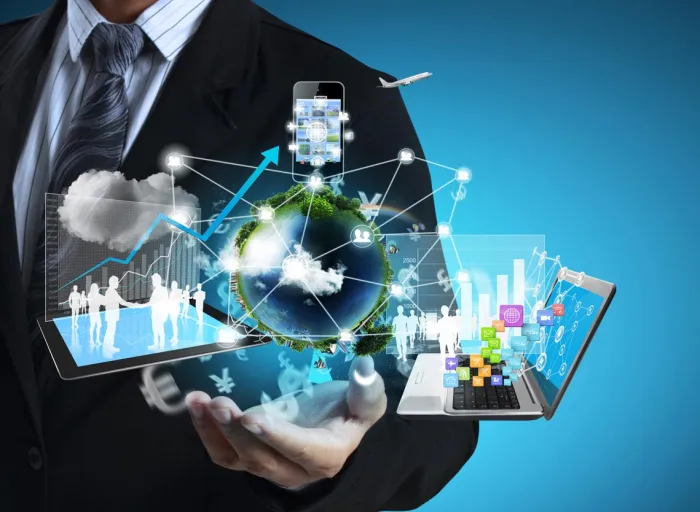
#> input picture S04/imagen.jpg, 700 x 512 px
$ python prueba.py
#> lines starting #> are read from the running program, lines starting #| are printed output that depends on the picture
import cv2

imagen = cv2.imread("imagen.jpg", cv2.IMREAD_GRAYSCALE)
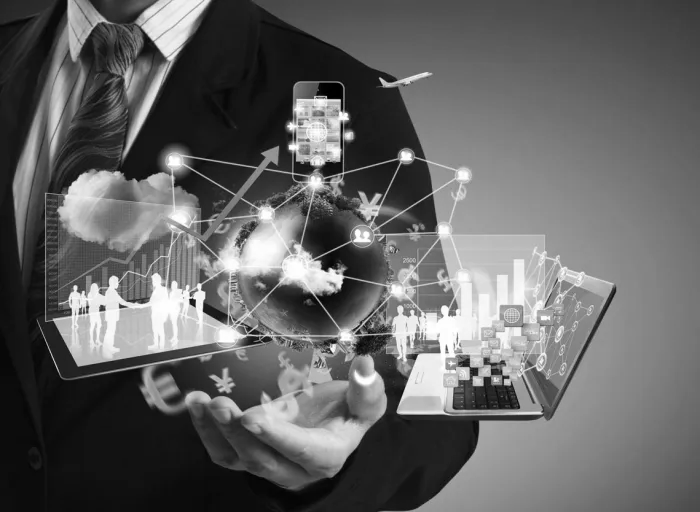
#> imagen: shape (512, 700); min 0, max 255, mean 100
resultado = cv2.equalizeHist(imagen)
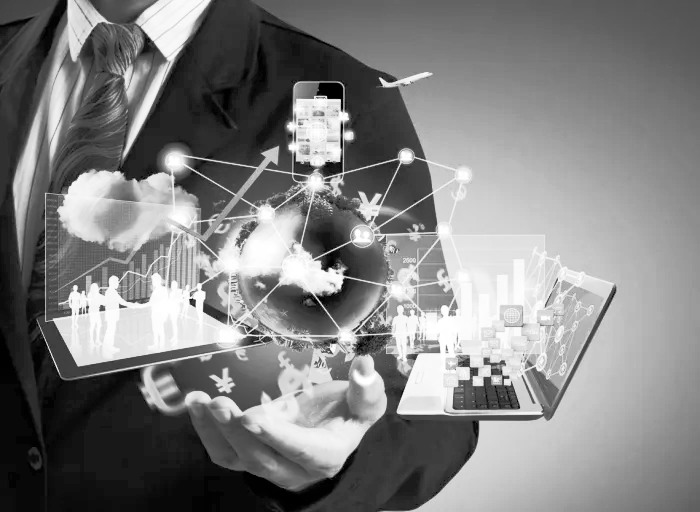
#> resultado: shape (512, 700); min 0, max 255, mean 128.3

cv2.imshow("Original", imagen)
cv2.imshow("Ecualizada", resultado)

cv2.waitKey(0)
cv2.destroyAllWindows()

import cv2

imagen = cv2.imread("imagen.jpg", cv2.IMREAD_GRAYSCALE)

clahe = cv2.createCLAHE(
    clipLimit=2.0,
    tileGridSize=(8, 8)
)

resultado = clahe.apply(imagen)
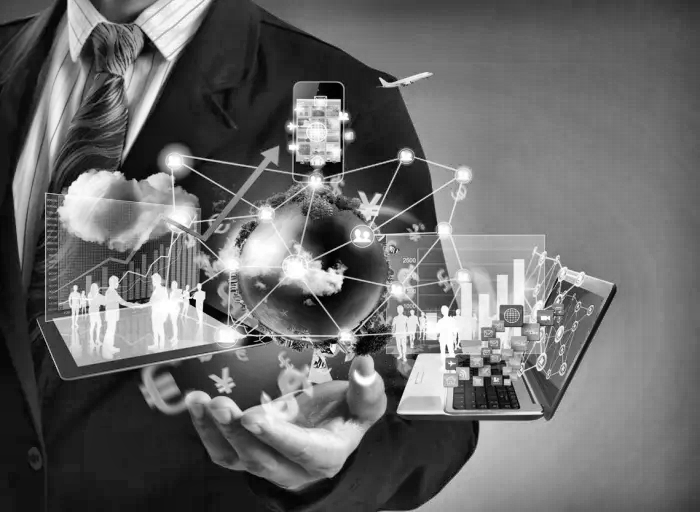
#> resultado: shape (512, 700); min 1, max 255, mean 105.3

cv2.imshow("Original", imagen)
cv2.imshow("Correccion CLAHE", resultado)

cv2.waitKey(0)
cv2.destroyAllWindows()
